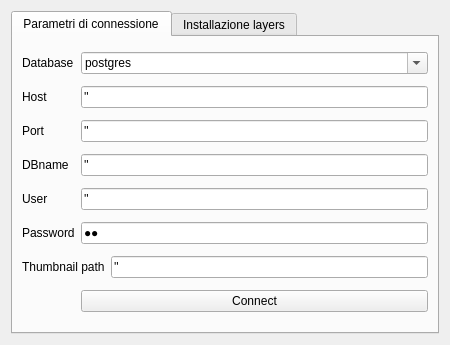
<?xml version="1.0" encoding="UTF-8"?>
<ui version="4.0">
 <class>Dialog_Config</class>
 <widget class="QDialog" name="Dialog_Config">
  <property name="windowModality">
   <enum>Qt::NonModal</enum>
  </property>
  <property name="enabled">
   <bool>true</bool>
  </property>
  <property name="geometry">
   <rect>
    <x>0</x>
    <y>0</y>
    <width>450</width>
    <height>345</height>
   </rect>
  </property>
  <property name="minimumSize">
   <size>
    <width>450</width>
    <height>279</height>
   </size>
  </property>
  <property name="maximumSize">
   <size>
    <width>1000</width>
    <height>1000</height>
   </size>
  </property>
  <property name="cursor">
   <cursorShape>PointingHandCursor</cursorShape>
  </property>
  <property name="windowTitle">
   <string>Impostazioni del sistema</string>
  </property>
  <property name="windowIcon">
   <iconset resource="resources.qrc">
    <normaloff>:/images/iconConn.png</normaloff>:/images/iconConn.png</iconset>
  </property>
  <layout class="QGridLayout" name="gridLayout_2">
   <item row="0" column="0">
    <widget class="QTabWidget" name="tabWidget">
     <property name="sizePolicy">
      <sizepolicy hsizetype="Expanding" vsizetype="Expanding">
       <horstretch>200</horstretch>
       <verstretch>200</verstretch>
      </sizepolicy>
     </property>
     <property name="currentIndex">
      <number>0</number>
     </property>
     <widget class="QWidget" name="tab">
      <attribute name="title">
       <string>Parametri di connessione</string>
      </attribute>
      <layout class="QGridLayout" name="gridLayout">
       <item row="0" column="0">
        <widget class="QLabel" name="label">
         <property name="text">
          <string>Database</string>
         </property>
        </widget>
       </item>
       <item row="0" column="1" colspan="2">
        <widget class="QComboBox" name="comboBox_Database">
         <property name="enabled">
          <bool>true</bool>
         </property>
         <property name="mouseTracking">
          <bool>false</bool>
         </property>
         <property name="contextMenuPolicy">
          <enum>Qt::DefaultContextMenu</enum>
         </property>
         <property name="acceptDrops">
          <bool>false</bool>
         </property>
         <property name="editable">
          <bool>true</bool>
         </property>
         <property name="duplicatesEnabled">
          <bool>false</bool>
         </property>
         <property name="frame">
          <bool>true</bool>
         </property>
         <item>
          <property name="text">
           <string>postgres</string>
          </property>
         </item>
         <item>
          <property name="text">
           <string>sqlite</string>
          </property>
         </item>
        </widget>
       </item>
       <item row="1" column="0">
        <widget class="QLabel" name="label_2">
         <property name="text">
          <string>Host</string>
         </property>
        </widget>
       </item>
       <item row="1" column="1" colspan="2">
        <widget class="QLineEdit" name="lineEdit_Host">
         <property name="text">
          <string>''</string>
         </property>
        </widget>
       </item>
       <item row="2" column="0">
        <widget class="QLabel" name="label_7">
         <property name="text">
          <string>Port</string>
         </property>
        </widget>
       </item>
       <item row="2" column="1" colspan="2">
        <widget class="QLineEdit" name="lineEdit_Port">
         <property name="text">
          <string>''</string>
         </property>
        </widget>
       </item>
       <item row="3" column="0">
        <widget class="QLabel" name="label_3">
         <property name="text">
          <string>DBname</string>
         </property>
        </widget>
       </item>
       <item row="3" column="1" colspan="2">
        <widget class="QLineEdit" name="lineEdit_DBname">
         <property name="text">
          <string>''</string>
         </property>
        </widget>
       </item>
       <item row="4" column="0">
        <widget class="QLabel" name="label_4">
         <property name="text">
          <string>User</string>
         </property>
        </widget>
       </item>
       <item row="4" column="1" colspan="2">
        <widget class="QLineEdit" name="lineEdit_User">
         <property name="text">
          <string>''</string>
         </property>
        </widget>
       </item>
       <item row="5" column="0">
        <widget class="QLabel" name="label_5">
         <property name="text">
          <string>Password</string>
         </property>
        </widget>
       </item>
       <item row="5" column="1" colspan="2">
        <widget class="QLineEdit" name="lineEdit_Password">
         <property name="inputMask">
          <string notr="true"/>
         </property>
         <property name="text">
          <string notr="true">''</string>
         </property>
         <property name="echoMode">
          <enum>QLineEdit::Password</enum>
         </property>
        </widget>
       </item>
       <item row="6" column="0" colspan="2">
        <widget class="QLabel" name="label_10">
         <property name="text">
          <string>Thumbnail path</string>
         </property>
        </widget>
       </item>
       <item row="6" column="2">
        <widget class="QLineEdit" name="lineEdit_Thumb_path">
         <property name="text">
          <string>''</string>
         </property>
        </widget>
       </item>
       <item row="7" column="1" colspan="2">
        <widget class="QPushButton" name="pushButton_save">
         <property name="focusPolicy">
          <enum>Qt::NoFocus</enum>
         </property>
         <property name="text">
          <string>Connect</string>
         </property>
         <property name="checkable">
          <bool>false</bool>
         </property>
         <property name="autoDefault">
          <bool>true</bool>
         </property>
        </widget>
       </item>
      </layout>
     </widget>
     <widget class="QWidget" name="tab_2">
      <attribute name="title">
       <string>Installazione layers</string>
      </attribute>
      <widget class="QWidget" name="layoutWidget">
       <property name="geometry">
        <rect>
         <x>20</x>
         <y>10</y>
         <width>381</width>
         <height>161</height>
        </rect>
       </property>
       <layout class="QGridLayout" name="gridLayout_3">
        <item row="0" column="0">
         <widget class="QLabel" name="label_6">
          <property name="text">
           <string>Installa il database</string>
          </property>
         </widget>
        </item>
        <item row="0" column="1">
         <widget class="QPushButton" name="pushButton_crea_database">
          <property name="text">
           <string>Installa</string>
          </property>
         </widget>
        </item>
        <item row="1" column="0">
         <widget class="QLabel" name="label_8">
          <property name="text">
           <string>Installa il db geografico su Postgres</string>
          </property>
         </widget>
        </item>
        <item row="1" column="1">
         <widget class="QPushButton" name="pushButton_crea_layer">
          <property name="text">
           <string>Installa</string>
          </property>
         </widget>
        </item>
        <item row="2" column="0">
         <widget class="QLabel" name="label_9">
          <property name="text">
           <string>Installa il db geografico su sqlite</string>
          </property>
         </widget>
        </item>
        <item row="2" column="1">
         <widget class="QPushButton" name="pushButton_crea_db_sqlite">
          <property name="text">
           <string>Installa</string>
          </property>
         </widget>
        </item>
       </layout>
      </widget>
     </widget>
    </widget>
   </item>
  </layout>
 </widget>
 <tabstops>
  <tabstop>comboBox_Database</tabstop>
  <tabstop>lineEdit_Host</tabstop>
  <tabstop>lineEdit_Port</tabstop>
  <tabstop>lineEdit_DBname</tabstop>
  <tabstop>lineEdit_User</tabstop>
  <tabstop>lineEdit_Password</tabstop>
 </tabstops>
 <resources>
  <include location="resources.qrc"/>
 </resources>
 <connections/>
</ui>
